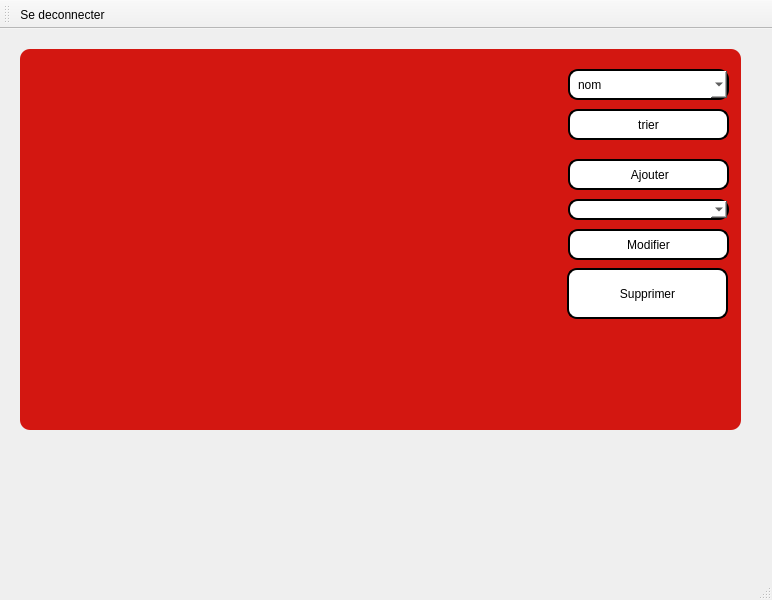
<?xml version="1.0" encoding="UTF-8"?>
<ui version="4.0">
 <class>gestion_mustpha</class>
 <widget class="QMainWindow" name="gestion_mustpha">
  <property name="geometry">
   <rect>
    <x>0</x>
    <y>0</y>
    <width>772</width>
    <height>600</height>
   </rect>
  </property>
  <property name="windowTitle">
   <string>MainWindow</string>
  </property>
  <property name="styleSheet">
   <string notr="true">background-image: url(:/res/img/bg.png);</string>
  </property>
  <widget class="QWidget" name="centralwidget">
   <widget class="QStackedWidget" name="stackedWidget">
    <property name="geometry">
     <rect>
      <x>20</x>
      <y>20</y>
      <width>721</width>
      <height>381</height>
     </rect>
    </property>
    <property name="styleSheet">
     <string notr="true">
font: 75 14pt &quot;MS Shell Dlg 2&quot;;
border-radius: 10px;
padding: 0 8px;

font: bold, &quot;Comic Sans MS&quot;;;
text-align:center;
background-color:rgb(197, 39, 39);
background-color: rgb(197, 16, 16);

background-color: rgb(211, 23, 17);</string>
    </property>
    <property name="currentIndex">
     <number>4</number>
    </property>
    <widget class="QWidget" name="page">
     <widget class="QPushButton" name="pushButton">
      <property name="geometry">
       <rect>
        <x>210</x>
        <y>90</y>
        <width>331</width>
        <height>81</height>
       </rect>
      </property>
      <property name="styleSheet">
       <string notr="true">border: 2px solid black;
font: 75 8pt &quot;MS Shell Dlg 2&quot;;
border-radius: 10px;
padding: 0 8px;
background:white;
font: bold, &quot;Comic Sans MS&quot;;;
text-align:center;</string>
      </property>
      <property name="text">
       <string>Gestion des Invités</string>
      </property>
     </widget>
     <widget class="QPushButton" name="pushButton_5">
      <property name="geometry">
       <rect>
        <x>210</x>
        <y>220</y>
        <width>331</width>
        <height>81</height>
       </rect>
      </property>
      <property name="styleSheet">
       <string notr="true">border: 2px solid black;
font: 75 8pt &quot;MS Shell Dlg 2&quot;;
border-radius: 10px;
padding: 0 8px;
background:white;
font: bold, &quot;Comic Sans MS&quot;;;
text-align:center;</string>
      </property>
      <property name="text">
       <string>Gestion des Programmes</string>
      </property>
     </widget>
    </widget>
    <widget class="QWidget" name="page_2">
     <widget class="QTableView" name="T_invite">
      <property name="geometry">
       <rect>
        <x>10</x>
        <y>10</y>
        <width>431</width>
        <height>311</height>
       </rect>
      </property>
      <property name="styleSheet">
       <string notr="true">
color: rgb(0, 0, 0);
font: 75 8pt &quot;MS Shell Dlg 2&quot;;
border-radius: 10px;
padding: 0 8px;
background:white;
font: bold, &quot;Comic Sans MS&quot;;;
text-align:center;</string>
      </property>
     </widget>
     <widget class="QPushButton" name="B_modifierinv">
      <property name="geometry">
       <rect>
        <x>540</x>
        <y>140</y>
        <width>151</width>
        <height>31</height>
       </rect>
      </property>
      <property name="styleSheet">
       <string notr="true">border: 2px solid black;
font: 75 8pt &quot;MS Shell Dlg 2&quot;;
border-radius: 10px;
padding: 0 8px;
background:white;
font: bold, &quot;Comic Sans MS&quot;;;
text-align:center;</string>
      </property>
      <property name="text">
       <string>Modifier</string>
      </property>
     </widget>
     <widget class="QPushButton" name="B_supprimerrinv">
      <property name="geometry">
       <rect>
        <x>540</x>
        <y>180</y>
        <width>151</width>
        <height>31</height>
       </rect>
      </property>
      <property name="styleSheet">
       <string notr="true">border: 2px solid black;
font: 75 8pt &quot;MS Shell Dlg 2&quot;;
border-radius: 10px;
padding: 0 8px;
background:white;
font: bold, &quot;Comic Sans MS&quot;;;
text-align:center;</string>
      </property>
      <property name="text">
       <string>Supprimer</string>
      </property>
     </widget>
     <widget class="QPushButton" name="B_Ajouterinv">
      <property name="geometry">
       <rect>
        <x>540</x>
        <y>70</y>
        <width>151</width>
        <height>31</height>
       </rect>
      </property>
      <property name="styleSheet">
       <string notr="true">border: 2px solid black;
font: 75 8pt &quot;MS Shell Dlg 2&quot;;
border-radius: 10px;
padding: 0 8px;
background:white;
font: bold, &quot;Comic Sans MS&quot;;;
text-align:center;</string>
      </property>
      <property name="text">
       <string> Ajouter</string>
      </property>
      <property name="icon">
       <iconset>
        <normaloff>:/ressources/image/add.png</normaloff>:/ressources/image/add.png</iconset>
      </property>
     </widget>
     <widget class="QComboBox" name="CB_idInv">
      <property name="geometry">
       <rect>
        <x>540</x>
        <y>110</y>
        <width>151</width>
        <height>21</height>
       </rect>
      </property>
      <property name="styleSheet">
       <string notr="true">border: 2px solid black;
font: 75 8pt &quot;MS Shell Dlg 2&quot;;
border-radius: 10px;
padding: 0 8px;
background:white;
font: bold, &quot;Comic Sans MS&quot;;;
text-align:center;</string>
      </property>
     </widget>
     <widget class="QComboBox" name="boxi">
      <property name="geometry">
       <rect>
        <x>440</x>
        <y>10</y>
        <width>111</width>
        <height>31</height>
       </rect>
      </property>
      <property name="styleSheet">
       <string notr="true">border: 2px solid black;
font: 75 8pt &quot;MS Shell Dlg 2&quot;;
border-radius: 10px;
padding: 0 8px;
background:white;
font: bold, &quot;Comic Sans MS&quot;;;
text-align:center;</string>
      </property>
      <item>
       <property name="text">
        <string>nom</string>
       </property>
      </item>
      <item>
       <property name="text">
        <string>prenom</string>
       </property>
      </item>
     </widget>
     <widget class="QLineEdit" name="lineEdit">
      <property name="geometry">
       <rect>
        <x>560</x>
        <y>10</y>
        <width>121</width>
        <height>31</height>
       </rect>
      </property>
      <property name="placeholderText">
       <string>rechercher</string>
      </property>
     </widget>
     <widget class="QPushButton" name="pushButton_2">
      <property name="geometry">
       <rect>
        <x>544</x>
        <y>222</y>
        <width>151</width>
        <height>31</height>
       </rect>
      </property>
      <property name="styleSheet">
       <string notr="true">border: 2px solid black;
font: 75 8pt &quot;MS Shell Dlg 2&quot;;
border-radius: 10px;
padding: 0 8px;
background:white;
font: bold, &quot;Comic Sans MS&quot;;;
text-align:center;</string>
      </property>
      <property name="text">
       <string>exporter</string>
      </property>
     </widget>
    </widget>
    <widget class="QWidget" name="page_3">
     <widget class="QLabel" name="L_Nomin">
      <property name="geometry">
       <rect>
        <x>50</x>
        <y>90</y>
        <width>151</width>
        <height>31</height>
       </rect>
      </property>
      <property name="styleSheet">
       <string notr="true">backgroung:red;
</string>
      </property>
      <property name="text">
       <string>Nom :</string>
      </property>
     </widget>
     <widget class="QLabel" name="L_prenomin">
      <property name="geometry">
       <rect>
        <x>50</x>
        <y>160</y>
        <width>151</width>
        <height>31</height>
       </rect>
      </property>
      <property name="styleSheet">
       <string notr="true">backgroung:red;
</string>
      </property>
      <property name="text">
       <string>Prenom :</string>
      </property>
     </widget>
     <widget class="QLabel" name="L_adressein">
      <property name="geometry">
       <rect>
        <x>50</x>
        <y>220</y>
        <width>151</width>
        <height>31</height>
       </rect>
      </property>
      <property name="styleSheet">
       <string notr="true">backgroung:red;
</string>
      </property>
      <property name="text">
       <string>Adresse :</string>
      </property>
     </widget>
     <widget class="QLineEdit" name="LE_Anominv">
      <property name="geometry">
       <rect>
        <x>252</x>
        <y>100</y>
        <width>251</width>
        <height>21</height>
       </rect>
      </property>
      <property name="styleSheet">
       <string notr="true">border: 2px solid black;
color: rgb(0, 0, 0);
font: 75 8pt &quot;MS Shell Dlg 2&quot;;
border-radius: 10px;
padding: 0 8px;
background:white;
font: bold, &quot;Comic Sans MS&quot;;;
text-align:center;</string>
      </property>
      <property name="text">
       <string/>
      </property>
     </widget>
     <widget class="QLineEdit" name="LE_Prenominv">
      <property name="geometry">
       <rect>
        <x>250</x>
        <y>170</y>
        <width>251</width>
        <height>21</height>
       </rect>
      </property>
      <property name="styleSheet">
       <string notr="true">border: 2px solid black;
color: rgb(0, 0, 0);
font: 75 8pt &quot;MS Shell Dlg 2&quot;;
border-radius: 10px;
padding: 0 8px;
background:white;
font: bold, &quot;Comic Sans MS&quot;;;
text-align:center;</string>
      </property>
     </widget>
     <widget class="QLineEdit" name="LE_Adresseinv">
      <property name="geometry">
       <rect>
        <x>250</x>
        <y>230</y>
        <width>251</width>
        <height>21</height>
       </rect>
      </property>
      <property name="styleSheet">
       <string notr="true">border: 2px solid black;
color: rgb(0, 0, 0);
font: 75 8pt &quot;MS Shell Dlg 2&quot;;
border-radius: 10px;
padding: 0 8px;
background:white;
font: bold, &quot;Comic Sans MS&quot;;;
text-align:center;</string>
      </property>
     </widget>
     <widget class="QLabel" name="L_Nomin_2">
      <property name="geometry">
       <rect>
        <x>270</x>
        <y>20</y>
        <width>201</width>
        <height>21</height>
       </rect>
      </property>
      <property name="styleSheet">
       <string notr="true"/>
      </property>
      <property name="text">
       <string>AJOUTER INVITE</string>
      </property>
     </widget>
     <widget class="QPushButton" name="pushButton_3">
      <property name="geometry">
       <rect>
        <x>444</x>
        <y>312</y>
        <width>81</width>
        <height>31</height>
       </rect>
      </property>
      <property name="styleSheet">
       <string notr="true">border: 2px solid black;
font: 75 8pt &quot;MS Shell Dlg 2&quot;;
border-radius: 10px;
padding: 0 8px;
background:white;
font: bold, &quot;Comic Sans MS&quot;;;
text-align:center;</string>
      </property>
      <property name="text">
       <string>Confirmer</string>
      </property>
     </widget>
     <widget class="QPushButton" name="pushButton_4">
      <property name="geometry">
       <rect>
        <x>200</x>
        <y>310</y>
        <width>81</width>
        <height>31</height>
       </rect>
      </property>
      <property name="styleSheet">
       <string notr="true">border: 2px solid black;
font: 75 8pt &quot;MS Shell Dlg 2&quot;;
border-radius: 10px;
padding: 0 8px;
background:white;
font: bold, &quot;Comic Sans MS&quot;;;
text-align:center;</string>
      </property>
      <property name="text">
       <string>Annuler</string>
      </property>
     </widget>
    </widget>
    <widget class="QWidget" name="page_4">
     <widget class="QLabel" name="L_Nomin_5">
      <property name="geometry">
       <rect>
        <x>280</x>
        <y>20</y>
        <width>241</width>
        <height>31</height>
       </rect>
      </property>
      <property name="styleSheet">
       <string notr="true">backgroung:red;
</string>
      </property>
      <property name="text">
       <string>MODIFIER  INVITE</string>
      </property>
     </widget>
     <widget class="QLineEdit" name="LE_MPrenominv">
      <property name="geometry">
       <rect>
        <x>280</x>
        <y>180</y>
        <width>251</width>
        <height>21</height>
       </rect>
      </property>
      <property name="styleSheet">
       <string notr="true">border: 2px solid black;
color: rgb(0, 0, 0);
font: 75 8pt &quot;MS Shell Dlg 2&quot;;
border-radius: 10px;
padding: 0 8px;
background:white;
font: bold, &quot;Comic Sans MS&quot;;;
text-align:center;</string>
      </property>
     </widget>
     <widget class="QLineEdit" name="LE_MAdresseinv">
      <property name="geometry">
       <rect>
        <x>280</x>
        <y>240</y>
        <width>251</width>
        <height>21</height>
       </rect>
      </property>
      <property name="styleSheet">
       <string notr="true">border: 2px solid black;
color: rgb(0, 0, 0);
font: 75 8pt &quot;MS Shell Dlg 2&quot;;
border-radius: 10px;
padding: 0 8px;
background:white;
font: bold, &quot;Comic Sans MS&quot;;;
text-align:center;</string>
      </property>
     </widget>
     <widget class="QLabel" name="L_MNomin">
      <property name="geometry">
       <rect>
        <x>80</x>
        <y>100</y>
        <width>151</width>
        <height>31</height>
       </rect>
      </property>
      <property name="styleSheet">
       <string notr="true">backgroung:red;
</string>
      </property>
      <property name="text">
       <string>Nom :</string>
      </property>
     </widget>
     <widget class="QLineEdit" name="LE_Mnominv">
      <property name="geometry">
       <rect>
        <x>282</x>
        <y>110</y>
        <width>251</width>
        <height>21</height>
       </rect>
      </property>
      <property name="styleSheet">
       <string notr="true">border: 2px solid black;
color: rgb(0, 0, 0);
font: 75 8pt &quot;MS Shell Dlg 2&quot;;
border-radius: 10px;
padding: 0 8px;
background:white;
font: bold, &quot;Comic Sans MS&quot;;;
text-align:center;</string>
      </property>
     </widget>
     <widget class="QLabel" name="L_Mprenomin">
      <property name="geometry">
       <rect>
        <x>80</x>
        <y>170</y>
        <width>151</width>
        <height>31</height>
       </rect>
      </property>
      <property name="styleSheet">
       <string notr="true">backgroung:red;
</string>
      </property>
      <property name="text">
       <string>Prenom :</string>
      </property>
     </widget>
     <widget class="QLabel" name="L_Madressein">
      <property name="geometry">
       <rect>
        <x>80</x>
        <y>230</y>
        <width>151</width>
        <height>31</height>
       </rect>
      </property>
      <property name="styleSheet">
       <string notr="true">backgroung:red;
</string>
      </property>
      <property name="text">
       <string>Adresse :</string>
      </property>
     </widget>
     <widget class="QPushButton" name="confirmermodif">
      <property name="geometry">
       <rect>
        <x>470</x>
        <y>320</y>
        <width>81</width>
        <height>31</height>
       </rect>
      </property>
      <property name="styleSheet">
       <string notr="true">border: 2px solid black;
font: 75 8pt &quot;MS Shell Dlg 2&quot;;
border-radius: 10px;
padding: 0 8px;
background:white;
font: bold, &quot;Comic Sans MS&quot;;;
text-align:center;
</string>
      </property>
      <property name="text">
       <string>Confirmer</string>
      </property>
     </widget>
     <widget class="QPushButton" name="annulermodif">
      <property name="geometry">
       <rect>
        <x>240</x>
        <y>320</y>
        <width>81</width>
        <height>31</height>
       </rect>
      </property>
      <property name="styleSheet">
       <string notr="true">border: 2px solid black;
font: 75 8pt &quot;MS Shell Dlg 2&quot;;
border-radius: 10px;
padding: 0 8px;
background:white;
font: bold, &quot;Comic Sans MS&quot;;;
text-align:center;</string>
      </property>
      <property name="text">
       <string>Annuler</string>
      </property>
     </widget>
    </widget>
    <widget class="QWidget" name="page_10">
     <widget class="QPushButton" name="B_modifierprog">
      <property name="geometry">
       <rect>
        <x>540</x>
        <y>180</y>
        <width>161</width>
        <height>31</height>
       </rect>
      </property>
      <property name="styleSheet">
       <string notr="true">border: 2px solid black;
font: 75 8pt &quot;MS Shell Dlg 2&quot;;
border-radius: 10px;
padding: 0 8px;
background:white;
font: bold, &quot;Comic Sans MS&quot;;;
text-align:center;</string>
      </property>
      <property name="text">
       <string>Modifier</string>
      </property>
     </widget>
     <widget class="QTableView" name="T_progrmme">
      <property name="geometry">
       <rect>
        <x>39</x>
        <y>39</y>
        <width>431</width>
        <height>311</height>
       </rect>
      </property>
     </widget>
     <widget class="QPushButton" name="B_supprimerprog">
      <property name="geometry">
       <rect>
        <x>539</x>
        <y>219</y>
        <width>161</width>
        <height>51</height>
       </rect>
      </property>
      <property name="styleSheet">
       <string notr="true">border: 2px solid black;
font: 75 8pt &quot;MS Shell Dlg 2&quot;;
border-radius: 10px;
padding: 0 8px;
background:white;
font: bold, &quot;Comic Sans MS&quot;;;
text-align:center;</string>
      </property>
      <property name="text">
       <string>Supprimer</string>
      </property>
     </widget>
     <widget class="QPushButton" name="B_Ajouterprog">
      <property name="geometry">
       <rect>
        <x>540</x>
        <y>110</y>
        <width>161</width>
        <height>31</height>
       </rect>
      </property>
      <property name="styleSheet">
       <string notr="true">border: 2px solid black;
font: 75 8pt &quot;MS Shell Dlg 2&quot;;
border-radius: 10px;
padding: 0 8px;
background:white;
font: bold, &quot;Comic Sans MS&quot;;;
text-align:center;</string>
      </property>
      <property name="text">
       <string> Ajouter</string>
      </property>
      <property name="icon">
       <iconset>
        <normaloff>:/ressources/image/add.png</normaloff>:/ressources/image/add.png</iconset>
      </property>
     </widget>
     <widget class="QComboBox" name="CB_idprog">
      <property name="geometry">
       <rect>
        <x>540</x>
        <y>150</y>
        <width>161</width>
        <height>21</height>
       </rect>
      </property>
      <property name="styleSheet">
       <string notr="true">border: 2px solid black;
font: 75 8pt &quot;MS Shell Dlg 2&quot;;
border-radius: 10px;
padding: 0 8px;
background:white;
font: bold, &quot;Comic Sans MS&quot;;;
text-align:center;</string>
      </property>
     </widget>
     <widget class="QPushButton" name="trier">
      <property name="geometry">
       <rect>
        <x>540</x>
        <y>60</y>
        <width>161</width>
        <height>31</height>
       </rect>
      </property>
      <property name="styleSheet">
       <string notr="true">border: 2px solid black;
font: 75 8pt &quot;MS Shell Dlg 2&quot;;
border-radius: 10px;
padding: 0 8px;
background:white;
font: bold, &quot;Comic Sans MS&quot;;;
text-align:center;</string>
      </property>
      <property name="text">
       <string>trier</string>
      </property>
      <property name="icon">
       <iconset>
        <normaloff>:/ressources/image/add.png</normaloff>:/ressources/image/add.png</iconset>
      </property>
     </widget>
     <widget class="QComboBox" name="boxp">
      <property name="geometry">
       <rect>
        <x>540</x>
        <y>20</y>
        <width>161</width>
        <height>31</height>
       </rect>
      </property>
      <property name="styleSheet">
       <string notr="true">border: 2px solid black;
font: 75 8pt &quot;MS Shell Dlg 2&quot;;
border-radius: 10px;
padding: 0 8px;
background:white;
font: bold, &quot;Comic Sans MS&quot;;;
text-align:center;</string>
      </property>
      <item>
       <property name="text">
        <string>nom</string>
       </property>
      </item>
      <item>
       <property name="text">
        <string>lieuprog</string>
       </property>
      </item>
     </widget>
    </widget>
    <widget class="QWidget" name="page_8">
     <widget class="QPushButton" name="annulerajoutprog">
      <property name="geometry">
       <rect>
        <x>220</x>
        <y>320</y>
        <width>81</width>
        <height>31</height>
       </rect>
      </property>
      <property name="text">
       <string>Annuler</string>
      </property>
     </widget>
     <widget class="QLineEdit" name="LE_Adresseprog">
      <property name="geometry">
       <rect>
        <x>270</x>
        <y>230</y>
        <width>251</width>
        <height>21</height>
       </rect>
      </property>
      <property name="styleSheet">
       <string notr="true">border: 2px solid black;
color: rgb(0, 0, 0);
font: 75 8pt &quot;MS Shell Dlg 2&quot;;
border-radius: 10px;
padding: 0 8px;
background:white;
font: bold, &quot;Comic Sans MS&quot;;;
text-align:center;</string>
      </property>
     </widget>
     <widget class="QLabel" name="L_Nomin_6">
      <property name="geometry">
       <rect>
        <x>290</x>
        <y>30</y>
        <width>261</width>
        <height>21</height>
       </rect>
      </property>
      <property name="styleSheet">
       <string notr="true">backgroung:red;
</string>
      </property>
      <property name="text">
       <string>AJOUTER PROGRAMME</string>
      </property>
     </widget>
     <widget class="QPushButton" name="confirmeajoutprog">
      <property name="geometry">
       <rect>
        <x>464</x>
        <y>322</y>
        <width>81</width>
        <height>31</height>
       </rect>
      </property>
      <property name="text">
       <string>Confirmer</string>
      </property>
     </widget>
     <widget class="QLabel" name="L_Nomprog">
      <property name="geometry">
       <rect>
        <x>20</x>
        <y>100</y>
        <width>161</width>
        <height>31</height>
       </rect>
      </property>
      <property name="styleSheet">
       <string notr="true">backgroung:red;
</string>
      </property>
      <property name="text">
       <string>Nom  :</string>
      </property>
     </widget>
     <widget class="QLineEdit" name="LE_Anomprog">
      <property name="geometry">
       <rect>
        <x>272</x>
        <y>110</y>
        <width>251</width>
        <height>21</height>
       </rect>
      </property>
      <property name="styleSheet">
       <string notr="true">border: 2px solid black;
color: rgb(0, 0, 0);
font: 75 8pt &quot;MS Shell Dlg 2&quot;;
border-radius: 10px;
padding: 0 8px;
background:white;
font: bold, &quot;Comic Sans MS&quot;;;
text-align:center;</string>
      </property>
     </widget>
     <widget class="QLabel" name="L_Aprenomprog">
      <property name="geometry">
       <rect>
        <x>20</x>
        <y>160</y>
        <width>201</width>
        <height>41</height>
       </rect>
      </property>
      <property name="styleSheet">
       <string notr="true">backgroung:red;
</string>
      </property>
      <property name="text">
       <string>Date Programme :</string>
      </property>
     </widget>
     <widget class="QLabel" name="L_Aadresseprog">
      <property name="geometry">
       <rect>
        <x>20</x>
        <y>220</y>
        <width>201</width>
        <height>41</height>
       </rect>
      </property>
      <property name="styleSheet">
       <string notr="true">backgroung:red;
</string>
      </property>
      <property name="text">
       <string>Lieu Programme :</string>
      </property>
     </widget>
     <widget class="QDateEdit" name="date_prog">
      <property name="geometry">
       <rect>
        <x>270</x>
        <y>170</y>
        <width>251</width>
        <height>31</height>
       </rect>
      </property>
      <property name="styleSheet">
       <string notr="true">border: 2px solid black;
color: rgb(0, 0, 0);
font: 75 8pt &quot;MS Shell Dlg 2&quot;;
border-radius: 10px;
padding: 0 8px;
background:white;
font: bold, &quot;Comic Sans MS&quot;;;
text-align:center;</string>
      </property>
     </widget>
    </widget>
    <widget class="QWidget" name="page_9">
     <widget class="QLabel" name="L_Nomprog_2">
      <property name="geometry">
       <rect>
        <x>30</x>
        <y>100</y>
        <width>161</width>
        <height>31</height>
       </rect>
      </property>
      <property name="styleSheet">
       <string notr="true">backgroung:red;
</string>
      </property>
      <property name="text">
       <string>Nom  :</string>
      </property>
     </widget>
     <widget class="QLineEdit" name="LE_Mnomprog">
      <property name="geometry">
       <rect>
        <x>282</x>
        <y>110</y>
        <width>251</width>
        <height>21</height>
       </rect>
      </property>
      <property name="styleSheet">
       <string notr="true">border: 2px solid black;
color: rgb(0, 0, 0);
font: 75 8pt &quot;MS Shell Dlg 2&quot;;
border-radius: 10px;
padding: 0 8px;
background:white;
font: bold, &quot;Comic Sans MS&quot;;;
text-align:center;</string>
      </property>
      <property name="text">
       <string> fdgvdfvdfvdfvdf</string>
      </property>
     </widget>
     <widget class="QLabel" name="L_Nomin_7">
      <property name="geometry">
       <rect>
        <x>260</x>
        <y>30</y>
        <width>291</width>
        <height>51</height>
       </rect>
      </property>
      <property name="styleSheet">
       <string notr="true">backgroung:red;
</string>
      </property>
      <property name="text">
       <string>Modifier PROGRAMME</string>
      </property>
     </widget>
     <widget class="QLineEdit" name="LE_Mdresseprog">
      <property name="geometry">
       <rect>
        <x>280</x>
        <y>230</y>
        <width>251</width>
        <height>21</height>
       </rect>
      </property>
      <property name="styleSheet">
       <string notr="true">border: 2px solid black;
font: 75 8pt &quot;MS Shell Dlg 2&quot;;
border-radius: 10px;
padding: 0 8px;
background:white;
font: bold, &quot;Comic Sans MS&quot;;;
text-align:center;</string>
      </property>
     </widget>
     <widget class="QLabel" name="L_Aprenomprog_2">
      <property name="geometry">
       <rect>
        <x>30</x>
        <y>160</y>
        <width>201</width>
        <height>41</height>
       </rect>
      </property>
      <property name="styleSheet">
       <string notr="true">backgroung:red;
</string>
      </property>
      <property name="text">
       <string>Date Programme :</string>
      </property>
     </widget>
     <widget class="QDateEdit" name="Mdate_prog">
      <property name="geometry">
       <rect>
        <x>280</x>
        <y>170</y>
        <width>251</width>
        <height>31</height>
       </rect>
      </property>
      <property name="styleSheet">
       <string notr="true">border: 2px solid black;
font: 75 8pt &quot;MS Shell Dlg 2&quot;;
border-radius: 10px;
padding: 0 8px;
background:white;
font: bold, &quot;Comic Sans MS&quot;;;
text-align:center;</string>
      </property>
     </widget>
     <widget class="QPushButton" name="annulermodifprog">
      <property name="geometry">
       <rect>
        <x>230</x>
        <y>320</y>
        <width>81</width>
        <height>31</height>
       </rect>
      </property>
      <property name="styleSheet">
       <string notr="true">border: 2px solid black;
font: 75 8pt &quot;MS Shell Dlg 2&quot;;
border-radius: 10px;
padding: 0 8px;
background:white;
font: bold, &quot;Comic Sans MS&quot;;;
text-align:center;</string>
      </property>
      <property name="text">
       <string>Annuler</string>
      </property>
     </widget>
     <widget class="QPushButton" name="confirmemodifprog">
      <property name="geometry">
       <rect>
        <x>474</x>
        <y>322</y>
        <width>81</width>
        <height>31</height>
       </rect>
      </property>
      <property name="styleSheet">
       <string notr="true">border: 2px solid black;
font: 75 8pt &quot;MS Shell Dlg 2&quot;;
border-radius: 10px;
padding: 0 8px;
background:white;
font: bold, &quot;Comic Sans MS&quot;;;
text-align:center;</string>
      </property>
      <property name="text">
       <string>Confirmer</string>
      </property>
     </widget>
     <widget class="QLabel" name="L_Aadresseprog_2">
      <property name="geometry">
       <rect>
        <x>30</x>
        <y>220</y>
        <width>201</width>
        <height>41</height>
       </rect>
      </property>
      <property name="styleSheet">
       <string notr="true">backgroung:red;
</string>
      </property>
      <property name="text">
       <string>Lieu Programme :</string>
      </property>
     </widget>
    </widget>
   </widget>
  </widget>
  <widget class="QMenuBar" name="menubar">
   <property name="geometry">
    <rect>
     <x>0</x>
     <y>0</y>
     <width>772</width>
     <height>26</height>
    </rect>
   </property>
  </widget>
  <widget class="QStatusBar" name="statusbar"/>
  <widget class="QToolBar" name="toolBar">
   <property name="windowTitle">
    <string>toolBar</string>
   </property>
   <attribute name="toolBarArea">
    <enum>TopToolBarArea</enum>
   </attribute>
   <attribute name="toolBarBreak">
    <bool>false</bool>
   </attribute>
   <addaction name="actiondeconnecter"/>
  </widget>
  <action name="actiondeconnecter">
   <property name="icon">
    <iconset>
     <normaloff>img/Windows-Log-Off-icon.png</normaloff>
     <normalon>:/res/img/Windows-Log-Off-icon.png</normalon>img/Windows-Log-Off-icon.png</iconset>
   </property>
   <property name="text">
    <string>Se deconnecter</string>
   </property>
   <property name="toolTip">
    <string>deconnecter</string>
   </property>
   <property name="shortcut">
    <string>Ctrl+O</string>
   </property>
  </action>
 </widget>
 <resources/>
 <connections/>
</ui>
